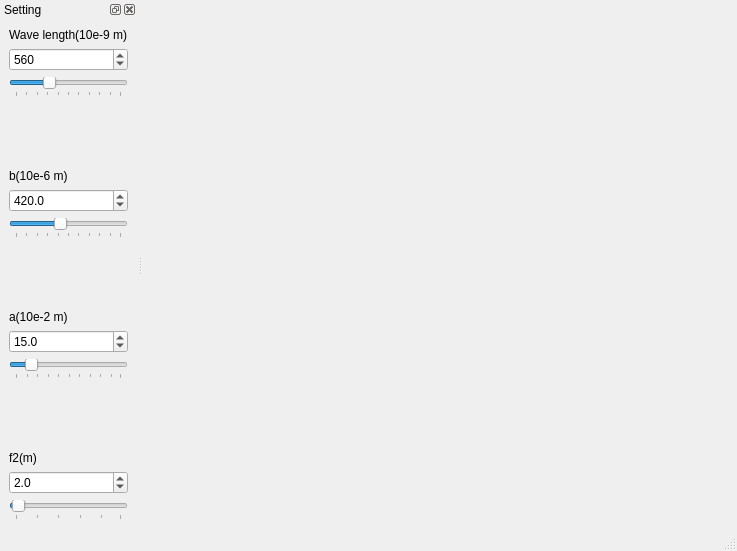
<?xml version="1.0" encoding="UTF-8"?>
<ui version="4.0">
 <class>MainWindow</class>
 <widget class="QMainWindow" name="MainWindow">
  <property name="geometry">
   <rect>
    <x>0</x>
    <y>0</y>
    <width>737</width>
    <height>551</height>
   </rect>
  </property>
  <property name="windowTitle">
   <string>Diffraction  Rectangular aperture</string>
  </property>
  <widget class="QWidget" name="centralWidget">
   <layout class="QHBoxLayout" name="horizontalLayout">
    <item>
     <widget class="MPL_WIDGET_2D" name="mplwidget2D" native="true"/>
    </item>
   </layout>
  </widget>
  <widget class="QDockWidget" name="dockWidget">
   <property name="windowTitle">
    <string>Setting</string>
   </property>
   <attribute name="dockWidgetArea">
    <number>1</number>
   </attribute>
   <widget class="QWidget" name="dockWidgetContents_3">
    <layout class="QHBoxLayout" name="horizontalLayout_4">
     <item>
      <layout class="QVBoxLayout" name="verticalLayout">
       <item>
        <widget class="QLabel" name="label_lamda">
         <property name="text">
          <string>Wave length(10e-9 m)</string>
         </property>
        </widget>
       </item>
       <item>
        <widget class="QSpinBox" name="SpinBox_lambda">
         <property name="statusTip">
          <string>Change the wave length of monochromatic light</string>
         </property>
         <property name="minimum">
          <number>400</number>
         </property>
         <property name="maximum">
          <number>900</number>
         </property>
         <property name="singleStep">
          <number>10</number>
         </property>
         <property name="value">
          <number>560</number>
         </property>
        </widget>
       </item>
       <item>
        <widget class="QSlider" name="slider_lambda">
         <property name="statusTip">
          <string>Change the wave length of monochromatic light</string>
         </property>
         <property name="minimum">
          <number>400</number>
         </property>
         <property name="maximum">
          <number>900</number>
         </property>
         <property name="singleStep">
          <number>10</number>
         </property>
         <property name="value">
          <number>560</number>
         </property>
         <property name="orientation">
          <enum>Qt::Horizontal</enum>
         </property>
         <property name="tickPosition">
          <enum>QSlider::TicksBelow</enum>
         </property>
         <property name="tickInterval">
          <number>50</number>
         </property>
        </widget>
       </item>
       <item>
        <spacer name="verticalSpacer">
         <property name="orientation">
          <enum>Qt::Vertical</enum>
         </property>
         <property name="sizeHint" stdset="0">
          <size>
           <width>20</width>
           <height>40</height>
          </size>
         </property>
        </spacer>
       </item>
       <item>
        <widget class="QLabel" name="label_b">
         <property name="text">
          <string>b(10e-6 m)</string>
         </property>
        </widget>
       </item>
       <item>
        <widget class="QDoubleSpinBox" name="SpinBox_b">
         <property name="statusTip">
          <string>Change the width of the rectangular aperture</string>
         </property>
         <property name="decimals">
          <number>1</number>
         </property>
         <property name="minimum">
          <double>0.100000000000000</double>
         </property>
         <property name="maximum">
          <double>1000.000000000000000</double>
         </property>
         <property name="singleStep">
          <double>100.000000000000000</double>
         </property>
         <property name="value">
          <double>420.000000000000000</double>
         </property>
        </widget>
       </item>
       <item>
        <widget class="QSlider" name="slider_b">
         <property name="statusTip">
          <string>Change the width of the rectangular aperture</string>
         </property>
         <property name="minimum">
          <number>1</number>
         </property>
         <property name="maximum">
          <number>1000</number>
         </property>
         <property name="singleStep">
          <number>100</number>
         </property>
         <property name="pageStep">
          <number>10</number>
         </property>
         <property name="value">
          <number>420</number>
         </property>
         <property name="orientation">
          <enum>Qt::Horizontal</enum>
         </property>
         <property name="tickPosition">
          <enum>QSlider::TicksBelow</enum>
         </property>
         <property name="tickInterval">
          <number>100</number>
         </property>
        </widget>
       </item>
       <item>
        <spacer name="verticalSpacer_3">
         <property name="orientation">
          <enum>Qt::Vertical</enum>
         </property>
         <property name="sizeHint" stdset="0">
          <size>
           <width>20</width>
           <height>40</height>
          </size>
         </property>
        </spacer>
       </item>
       <item>
        <widget class="QLabel" name="label_a">
         <property name="text">
          <string>a(10e-2 m)</string>
         </property>
        </widget>
       </item>
       <item>
        <widget class="QDoubleSpinBox" name="SpinBox_a">
         <property name="statusTip">
          <string>Change the side of the square-shaped screen</string>
         </property>
         <property name="decimals">
          <number>1</number>
         </property>
         <property name="minimum">
          <double>0.100000000000000</double>
         </property>
         <property name="singleStep">
          <double>1.000000000000000</double>
         </property>
         <property name="value">
          <double>15.000000000000000</double>
         </property>
        </widget>
       </item>
       <item>
        <widget class="QSlider" name="slider_a">
         <property name="statusTip">
          <string>Change the side of the square-shaped screen</string>
         </property>
         <property name="minimum">
          <number>1</number>
         </property>
         <property name="maximum">
          <number>100</number>
         </property>
         <property name="value">
          <number>15</number>
         </property>
         <property name="orientation">
          <enum>Qt::Horizontal</enum>
         </property>
         <property name="tickPosition">
          <enum>QSlider::TicksBelow</enum>
         </property>
         <property name="tickInterval">
          <number>10</number>
         </property>
        </widget>
       </item>
       <item>
        <spacer name="verticalSpacer_4">
         <property name="orientation">
          <enum>Qt::Vertical</enum>
         </property>
         <property name="sizeHint" stdset="0">
          <size>
           <width>20</width>
           <height>40</height>
          </size>
         </property>
        </spacer>
       </item>
       <item>
        <widget class="QLabel" name="label_f2">
         <property name="text">
          <string>f2(m)</string>
         </property>
        </widget>
       </item>
       <item>
        <widget class="QDoubleSpinBox" name="SpinBox_f2">
         <property name="statusTip">
          <string>Change the focal length f2 of the lens L2</string>
         </property>
         <property name="decimals">
          <number>1</number>
         </property>
         <property name="minimum">
          <double>0.100000000000000</double>
         </property>
         <property name="maximum">
          <double>50.000000000000000</double>
         </property>
         <property name="value">
          <double>2.000000000000000</double>
         </property>
        </widget>
       </item>
       <item>
        <widget class="QSlider" name="slider_f2">
         <property name="statusTip">
          <string>Change the focal length f2 of the lens L2</string>
         </property>
         <property name="minimum">
          <number>1</number>
         </property>
         <property name="maximum">
          <number>50</number>
         </property>
         <property name="value">
          <number>2</number>
         </property>
         <property name="orientation">
          <enum>Qt::Horizontal</enum>
         </property>
         <property name="tickPosition">
          <enum>QSlider::TicksBelow</enum>
         </property>
         <property name="tickInterval">
          <number>10</number>
         </property>
        </widget>
       </item>
      </layout>
     </item>
    </layout>
   </widget>
  </widget>
  <widget class="QStatusBar" name="statusBar"/>
  <widget class="QMenuBar" name="menuBar">
   <property name="geometry">
    <rect>
     <x>0</x>
     <y>0</y>
     <width>737</width>
     <height>25</height>
    </rect>
   </property>
  </widget>
 </widget>
 <customwidgets>
  <customwidget>
   <class>MPL_WIDGET_2D</class>
   <extends>QWidget</extends>
   <header location="global">mplwidget</header>
   <container>1</container>
  </customwidget>
 </customwidgets>
 <resources/>
 <connections/>
</ui>
